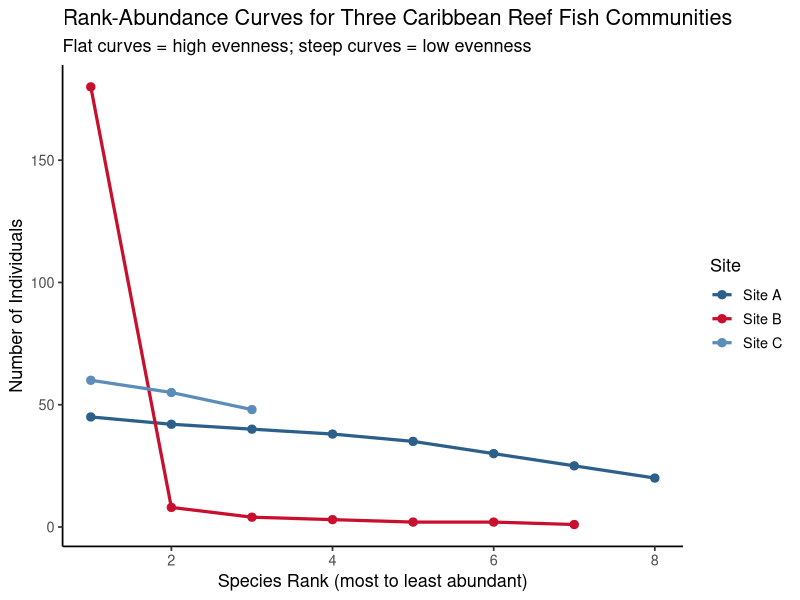

This chart was generated by the following R code:
## ---- chunk 1
knitr::opts_chunk$set(echo = TRUE)
## ---- chunk 2
# Three Caribbean reef fish survey sites
# Columns = species, rows = sites
# Values = number of individuals observed

site_A <- c(Parrotfish = 45, Snapper = 42, Grouper = 40, Angelfish = 38,
            Tang = 35,  Wrasse = 30, Damselfish = 25, Triggerfish = 20)

site_B <- c(Parrotfish = 180, Snapper = 8, Grouper = 4, Angelfish = 3,
            Tang = 2, Wrasse = 2, Damselfish = 1, Triggerfish = 0)

site_C <- c(Parrotfish = 60, Snapper = 55, Grouper = 0, Angelfish = 0,
            Tang = 48, Wrasse = 0, Damselfish = 0, Triggerfish = 0)

cat("Species richness:\n")
cat("  Site A:", sum(site_A > 0), "species\n")
cat("  Site B:", sum(site_B > 0), "species\n")
cat("  Site C:", sum(site_C > 0), "species\n")
## ---- chunk 3
# Manual calculation of Shannon's H'
shannon_manual <- function(counts) {
  counts <- counts[counts > 0]            # Remove absent species
  props  <- counts / sum(counts)          # Convert to proportions
  H      <- -sum(props * log(props))     # Shannon formula (natural log)
  return(H)
}

cat("Shannon H' (manual):\n")
cat("  Site A:", round(shannon_manual(site_A), 4), "\n")
cat("  Site B:", round(shannon_manual(site_B), 4), "\n")
cat("  Site C:", round(shannon_manual(site_C), 4), "\n")
## ---- chunk 4
# Using the vegan package
# install.packages("vegan")
library(vegan)

community_matrix <- rbind(Site_A = site_A,
                           Site_B = site_B,
                           Site_C = site_C)

# Shannon diversity (vegan uses natural log by default)
diversity(community_matrix, index = "shannon")
## ---- chunk 5
# Simpson's index (1 - D in vegan notation)
diversity(community_matrix, index = "simpson")
## ---- chunk 6
# Manual calculation for comparison
simpson_manual <- function(counts) {
  counts <- counts[counts > 0]
  props  <- counts / sum(counts)
  D      <- 1 - sum(props^2)
  return(D)
}

cat("Simpson 1-D (manual):\n")
cat("  Site A:", round(simpson_manual(site_A), 4), "\n")
cat("  Site B:", round(simpson_manual(site_B), 4), "\n")
cat("  Site C:", round(simpson_manual(site_C), 4), "\n")
## ---- chunk 7
# Calculate Pielou's J for all three sites
S <- specnumber(community_matrix)   # species richness per site
H <- diversity(community_matrix, index = "shannon")

J <- H / log(S)   # Pielou's evenness

cat("Species richness (S):\n"); print(S)
cat("\nShannon H':\n"); print(round(H, 3))
cat("\nPielou's J (evenness, 0–1):\n"); print(round(J, 3))
## ---- chunk 8
library(ggplot2)

# Prepare rank-abundance data
rad_data <- function(site_vec, site_name) {
  s  <- site_vec[site_vec > 0]
  s  <- sort(s, decreasing = TRUE)
  data.frame(
    Rank      = seq_along(s),
    Abundance = s,
    Species   = names(s),
    Site      = site_name
  )
}

rad_all <- rbind(rad_data(site_A, "Site A"),
                 rad_data(site_B, "Site B"),
                 rad_data(site_C, "Site C"))

ggplot(rad_all, aes(x = Rank, y = Abundance, colour = Site, group = Site)) +
  geom_line(linewidth = 1.1) +
  geom_point(size = 2.5) +
  scale_colour_manual(values = c("Site A" = "#2C5F8A",
                                 "Site B" = "#C8102E",
                                 "Site C" = "#5B8DB8")) +
  labs(title    = "Rank-Abundance Curves for Three Caribbean Reef Fish Communities",
       subtitle  = "Flat curves = high evenness; steep curves = low evenness",
       x        = "Species Rank (most to least abundant)",
       y        = "Number of Individuals") +
  theme_classic(base_size = 13)
